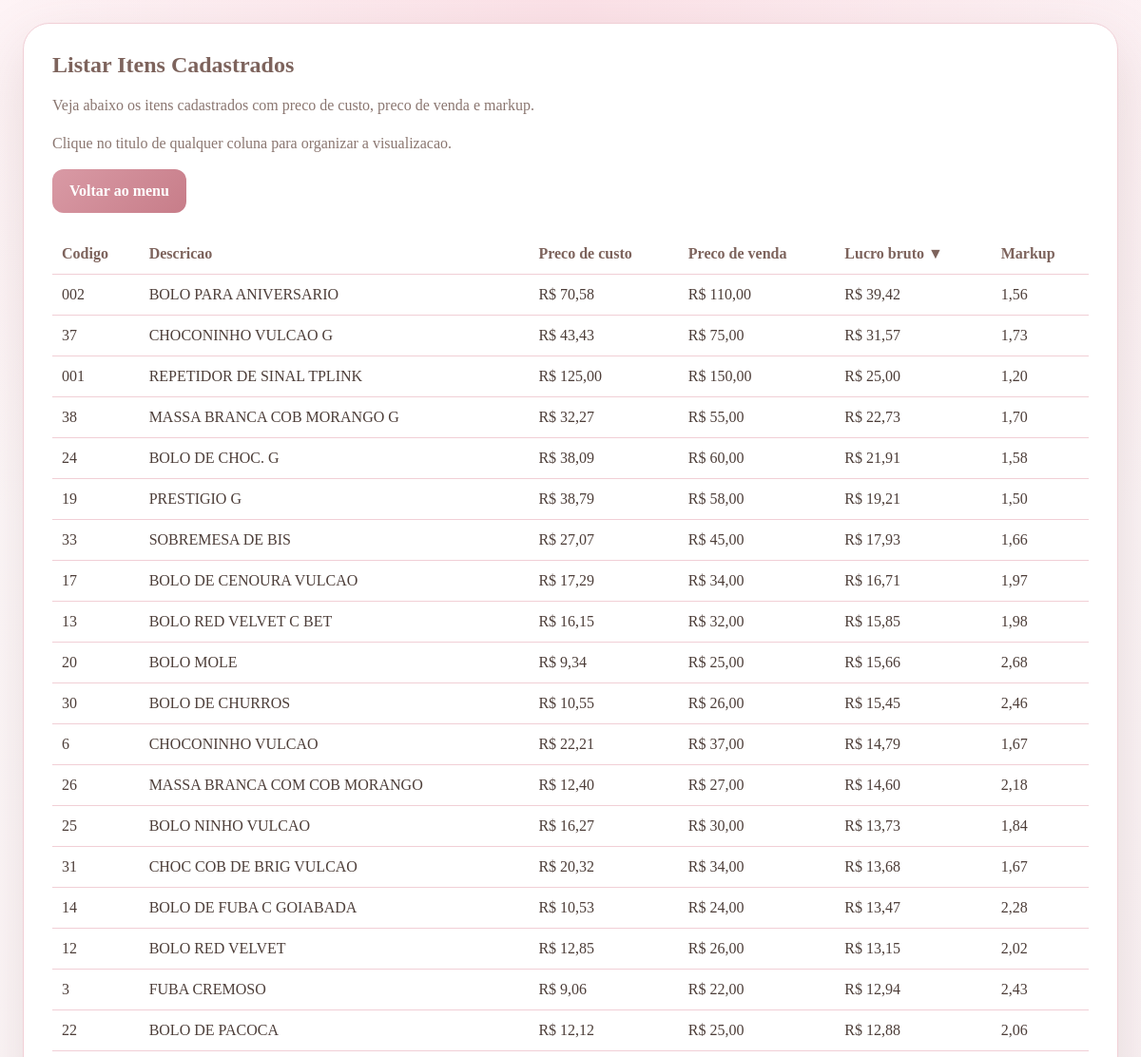
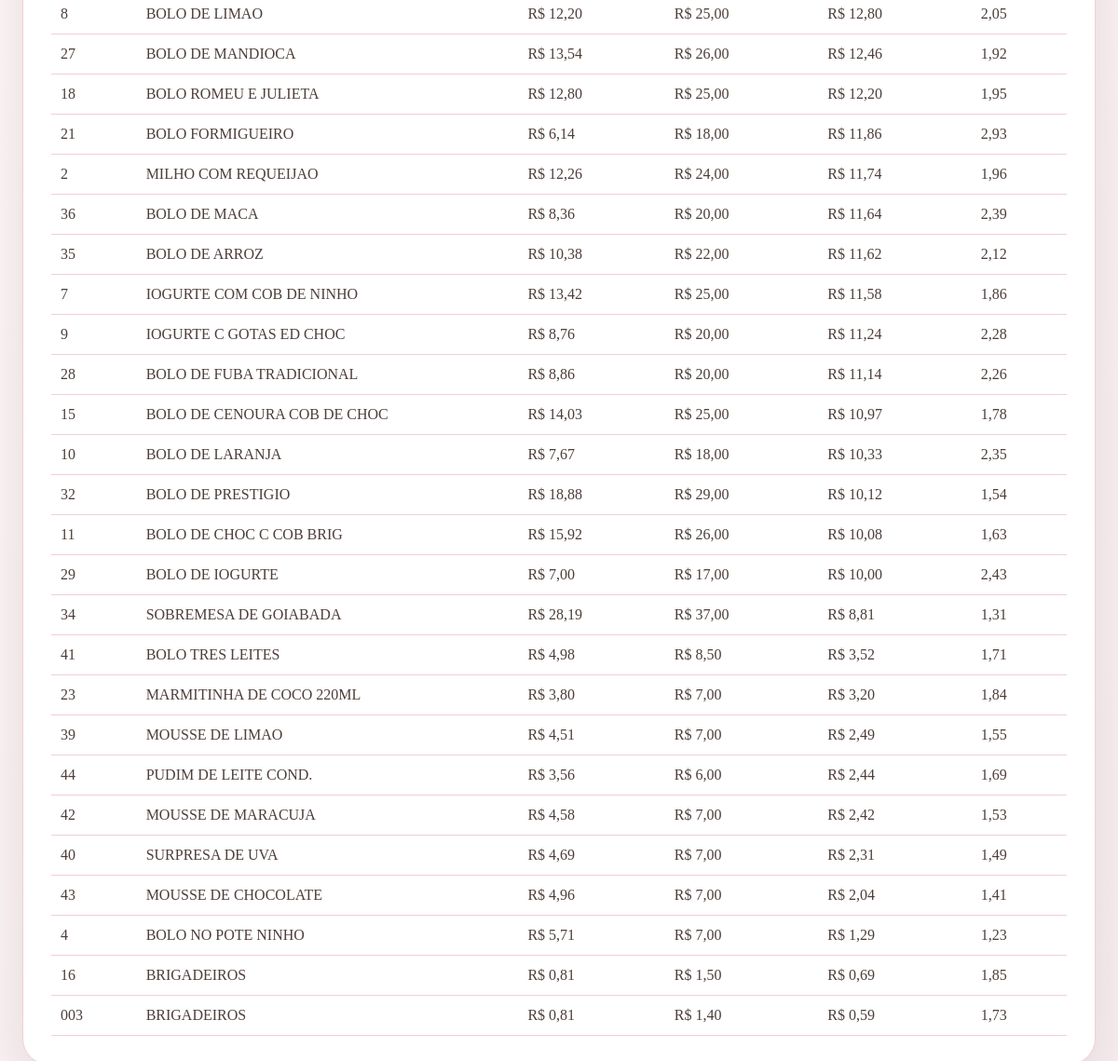
Page /listar-itens.php (signed in) on the committed database (2 pictures, top to bottom).
### tables this page shows
CREATE TABLE IF NOT EXISTS itens (
    id INT UNSIGNED AUTO_INCREMENT PRIMARY KEY,
    codigo_produto VARCHAR(50) NOT NULL UNIQUE,
    nome_produto VARCHAR(150) NOT NULL,
    ncm VARCHAR(20) NOT NULL,
    preco_custo DECIMAL(10,2) NOT NULL,
    preco_venda DECIMAL(10,2) NOT NULL,
    criado_em TIMESTAMP DEFAULT CURRENT_TIMESTAMP
);

### listar-itens.php (the view, shortened to what this page needs)
<?php
require __DIR__ . '/db.php';
$ordenacoesPermitidas = [
    'codigo_produto' => 'codigo_produto',
    'nome_produto' => 'nome_produto',
    'preco_custo' => 'preco_custo',
    'preco_venda' => 'preco_venda',
    'lucro_bruto' => 'lucro_bruto',
    'markup' => 'markup',
];
$ordenarPor = $_GET['ordenar_por'] ?? 'lucro_bruto';
$direcao = strtolower($_GET['direcao'] ?? 'desc');
$stmt = $pdo->query(
    'SELECT
        codigo_produto,
        nome_produto,
        preco_custo,
        preco_venda,
        (preco_venda - preco_custo) AS lucro_bruto,
        CASE
            WHEN preco_custo > 0 THEN preco_venda / preco_custo
            ELSE 0
        END AS markup
     FROM itens
     ORDER BY ' . $ordenacoesPermitidas[$ordenarPor] . ' ' . strtoupper($direcao) . ', nome_produto ASC'
);
$itens = $stmt->fetchAll();
function linkOrdenacao(string $colunaAtual, string $ordenarPor, string $direcao): string
{
    $novaDirecao = 'asc';
    return 'listar-itens.php?ordenar_por=' . urlencode($colunaAtual) . '&direcao=' . urlencode($novaDirecao);
}
function indicadorOrdenacao(string $colunaAtual, string $ordenarPor, string $direcao): string
{
    if ($colunaAtual !== $ordenarPor) {
        return '';
    }
    return $direcao === 'asc' ? ' ▲' : ' ▼';
}
?>
<!DOCTYPE html>
<html lang="pt-BR">
<head>
</head>
<body>
    <main class="layout">
        <section class="card">
            <h1>Listar Itens Cadastrados</h1>
            <p class="lead">Veja abaixo os itens cadastrados com preco de custo, preco de venda e markup.</p>
            <p class="sort-info">Clique no titulo de qualquer coluna para organizar a visualizacao.</p>
            <div class="actions">
                <a class="button" href="dashboard.php">Voltar ao menu</a>
            </div>
            <?php if ($itens): ?>
                <div class="table-wrap">
                    <table>
                        <thead>
                            <tr>
                                <th><a class="sort-link" href="<?= htmlspecialchars(linkOrdenacao('codigo_produto', $ordenarPor, $direcao), ENT_QUOTES, 'UTF-8') ?>">Codigo</a></th>
                                <th><a class="sort-link" href="<?= htmlspecialchars(linkOrdenacao('nome_produto', $ordenarPor, $direcao), ENT_QUOTES, 'UTF-8') ?>">Descricao</a></th>
                                <th><a class="sort-link" href="<?= htmlspecialchars(linkOrdenacao('preco_custo', $ordenarPor, $direcao), ENT_QUOTES, 'UTF-8') ?>">Preco de custo</a></th>
                                <th><a class="sort-link" href="<?= htmlspecialchars(linkOrdenacao('preco_venda', $ordenarPor, $direcao), ENT_QUOTES, 'UTF-8') ?>">Preco de venda</a></th>
                                <th><a class="sort-link" href="<?= htmlspecialchars(linkOrdenacao('lucro_bruto', $ordenarPor, $direcao), ENT_QUOTES, 'UTF-8') ?>">Lucro bruto<?= htmlspecialchars(indicadorOrdenacao('lucro_bruto', $ordenarPor, $direcao), ENT_QUOTES, 'UTF-8') ?></a></th>
                                <th><a class="sort-link" href="<?= htmlspecialchars(linkOrdenacao('markup', $ordenarPor, $direcao), ENT_QUOTES, 'UTF-8') ?>">Markup</a></th>
                            </tr>
                        </thead>
                        <tbody>
                            <?php foreach ($itens as $item): ?>
                                <?php
                                $precoCusto = (float) $item['preco_custo'];
                                $precoVenda = (float) $item['preco_venda'];
                                $lucroBruto = (float) $item['lucro_bruto'];
                                $markup = (float) $item['markup'];
                                ?>
                                <tr>
                                    <td><?= htmlspecialchars($item['codigo_produto'], ENT_QUOTES, 'UTF-8') ?></td>
                                    <td><?= htmlspecialchars($item['nome_produto'], ENT_QUOTES, 'UTF-8') ?></td>
                                    <td class="money">R$ <?= htmlspecialchars(number_format($precoCusto, 2, ',', '.'), ENT_QUOTES, 'UTF-8') ?></td>
                                    <td class="money">R$ <?= htmlspecialchars(number_format($precoVenda, 2, ',', '.'), ENT_QUOTES, 'UTF-8') ?></td>
                                    <td class="money">R$ <?= htmlspecialchars(number_format($lucroBruto, 2, ',', '.'), ENT_QUOTES, 'UTF-8') ?></td>
                                    <td class="money"><?= htmlspecialchars(number_format($markup, 2, ',', '.'), ENT_QUOTES, 'UTF-8') ?></td>
                                </tr>
                            <?php endforeach; ?>
                        </tbody>
                    </table>
                </div>
            <?php else: ?>
                <p class="lead">Nenhum item cadastrado no momento.</p>
            <?php endif; ?>
        </section>
    </main>
</body>
</html>

### listar-itens.php (style rules this page uses)
:root { --primary: #d99aa5; --primary-dark: #c77d89; --secondary: #7d635c; --text: #4d3e39; --muted: #8a7670; --border: #f1cfd6; --shadow: rgba(125, 99, 92, 0.18); }
* { box-sizing: border-box; }
body { margin: 0; min-height: 100vh; padding: 24px; font-family: Georgia, "Times New Roman", serif; background: radial-gradient(circle at top, #fbe1e7 0%, transparent 34%), linear-gradient(135deg, #fffafb 0%, #f8eef1 100%); color: var(--text); }
.layout { width: min(1180px, 100%); margin: 0 auto; display: grid; gap: 24px; }
.card { background: #fff; border: 1px solid var(--border); border-radius: 28px; padding: 30px; box-shadow: 0 24px 60px var(--shadow); }
h1 { margin-top: 0; color: var(--secondary); }
.lead { color: var(--muted); margin-bottom: 22px; }
.actions { display: flex; gap: 12px; flex-wrap: wrap; margin-bottom: 22px; }
.button { padding: 14px 18px; border: 0; border-radius: 12px; background: linear-gradient(135deg, var(--primary) 0%, var(--primary-dark) 100%); color: #fff; text-decoration: none; font-size: 1rem; font-weight: bold; cursor: pointer; }
.sort-info { margin-bottom: 18px; color: var(--muted); }
.sort-link { color: inherit; text-decoration: none; }
.table-wrap { overflow-x: auto; }
table { width: 100%; border-collapse: collapse; }
th, td { padding: 12px 10px; border-bottom: 1px solid var(--border); text-align: left; vertical-align: top; }
th { color: var(--secondary); white-space: nowrap; }
td.money { white-space: nowrap; }

### rows in the picture
itens: codigo_produto "002", nome_produto "BOLO PARA ANIVERSARIO", preco_custo "70,58", preco_venda "110,00", lucroBruto "39,42", markup "1,56"
itens: codigo_produto "37", nome_produto "CHOCONINHO VULCAO G", preco_custo "43,43", preco_venda "75,00", lucroBruto "31,57", markup "1,73"
itens: codigo_produto "001", nome_produto "REPETIDOR DE SINAL TPLINK", preco_custo "125,00", preco_venda "150,00", lucroBruto "25,00", markup "1,20"
itens: codigo_produto "38", nome_produto "MASSA BRANCA COB MORANGO G", preco_custo "32,27", preco_venda "55,00", lucroBruto "22,73", markup "1,70"
itens: codigo_produto "24", nome_produto "BOLO DE CHOC. G", preco_custo "38,09", preco_venda "60,00", lucroBruto "21,91", markup "1,58"
itens: codigo_produto "19", nome_produto "PRESTIGIO G", preco_custo "38,79", preco_venda "58,00", lucroBruto "19,21", markup "1,50"
itens: codigo_produto "33", nome_produto "SOBREMESA DE BIS", preco_custo "27,07", preco_venda "45,00", lucroBruto "17,93", markup "1,66"
itens: codigo_produto "17", nome_produto "BOLO DE CENOURA VULCAO", preco_custo "17,29", preco_venda "34,00", lucroBruto "16,71", markup "1,97"
itens: codigo_produto "13", nome_produto "BOLO RED VELVET C BET", preco_custo "16,15", preco_venda "32,00", lucroBruto "15,85", markup "1,98"
itens: codigo_produto "20", nome_produto "BOLO MOLE", preco_custo "9,34", preco_venda "25,00", lucroBruto "15,66", markup "2,68"
itens: codigo_produto "30", nome_produto "BOLO DE CHURROS", preco_custo "10,55", preco_venda "26,00", lucroBruto "15,45", markup "2,46"
itens: codigo_produto "6", nome_produto "CHOCONINHO VULCAO", preco_custo "22,21", preco_venda "37,00", lucroBruto "14,79", markup "1,67"
itens: codigo_produto "26", nome_produto "MASSA BRANCA COM COB MORANGO", preco_custo "12,40", preco_venda "27,00", lucroBruto "14,60", markup "2,18"
itens: codigo_produto "25", nome_produto "BOLO NINHO VULCAO", preco_custo "16,27", preco_venda "30,00", lucroBruto "13,73", markup "1,84"
itens: codigo_produto "31", nome_produto "CHOC COB DE BRIG VULCAO", preco_custo "20,32", preco_venda "34,00", lucroBruto "13,68", markup "1,67"
itens: codigo_produto "14", nome_produto "BOLO DE FUBA C GOIABADA", preco_custo "10,53", preco_venda "24,00", lucroBruto "13,47", markup "2,28"
itens: codigo_produto "12", nome_produto "BOLO RED VELVET", preco_custo "12,85", preco_venda "26,00", lucroBruto "13,15", markup "2,02"
itens: codigo_produto "3", nome_produto "FUBA CREMOSO", preco_custo "9,06", preco_venda "22,00", lucroBruto "12,94", markup "2,43"
itens: codigo_produto "22", nome_produto "BOLO DE PACOCA", preco_custo "12,12", preco_venda "25,00", lucroBruto "12,88", markup "2,06"
itens: codigo_produto "8", nome_produto "BOLO DE LIMAO", preco_custo "12,20", preco_venda "25,00", lucroBruto "12,80", markup "2,05"
itens: codigo_produto "27", nome_produto "BOLO DE MANDIOCA", preco_custo "13,54", preco_venda "26,00", lucroBruto "12,46", markup "1,92"
itens: codigo_produto "18", nome_produto "BOLO ROMEU E JULIETA", preco_custo "12,80", preco_venda "25,00", lucroBruto "12,20", markup "1,95"
itens: codigo_produto "21", nome_produto "BOLO FORMIGUEIRO", preco_custo "6,14", preco_venda "18,00", lucroBruto "11,86", markup "2,93"
itens: codigo_produto "2", nome_produto "MILHO COM REQUEIJAO", preco_custo "12,26", preco_venda "24,00", lucroBruto "11,74", markup "1,96"
itens: codigo_produto "36", nome_produto "BOLO DE MACA", preco_custo "8,36", preco_venda "20,00", lucroBruto "11,64", markup "2,39"
itens: codigo_produto "35", nome_produto "BOLO DE ARROZ", preco_custo "10,38", preco_venda "22,00", lucroBruto "11,62", markup "2,12"
itens: codigo_produto "7", nome_produto "IOGURTE COM COB DE NINHO", preco_custo "13,42", preco_venda "25,00", lucroBruto "11,58", markup "1,86"
itens: codigo_produto "9", nome_produto "IOGURTE C GOTAS ED CHOC", preco_custo "8,76", preco_venda "20,00", lucroBruto "11,24", markup "2,28"
itens: codigo_produto "28", nome_produto "BOLO DE FUBA TRADICIONAL", preco_custo "8,86", preco_venda "20,00", lucroBruto "11,14", markup "2,26"
itens: codigo_produto "15", nome_produto "BOLO DE CENOURA COB DE CHOC", preco_custo "14,03", preco_venda "25,00", lucroBruto "10,97", markup "1,78"
itens: codigo_produto "10", nome_produto "BOLO DE LARANJA", preco_custo "7,67", preco_venda "18,00", lucroBruto "10,33", markup "2,35"
itens: codigo_produto "32", nome_produto "BOLO DE PRESTIGIO", preco_custo "18,88", preco_venda "29,00", lucroBruto "10,12", markup "1,54"
itens: codigo_produto "11", nome_produto "BOLO DE CHOC C COB BRIG", preco_custo "15,92", preco_venda "26,00", lucroBruto "10,08", markup "1,63"
itens: codigo_produto "29", nome_produto "BOLO DE IOGURTE", preco_custo "7,00", preco_venda "17,00", lucroBruto "10,00", markup "2,43"
itens: codigo_produto "34", nome_produto "SOBREMESA DE GOIABADA", preco_custo "28,19", preco_venda "37,00", lucroBruto "8,81", markup "1,31"
itens: codigo_produto "41", nome_produto "BOLO TRES LEITES", preco_custo "4,98", preco_venda "8,50", lucroBruto "3,52", markup "1,71"
itens: codigo_produto "23", nome_produto "MARMITINHA DE COCO 220ML", preco_custo "3,80", preco_venda "7,00", lucroBruto "3,20", markup "1,84"
itens: codigo_produto "39", nome_produto "MOUSSE DE LIMAO", preco_custo "4,51", preco_venda "7,00", lucroBruto "2,49", markup "1,55"
itens: codigo_produto "44", nome_produto "PUDIM DE LEITE COND.", preco_custo "3,56", preco_venda "6,00", lucroBruto "2,44", markup "1,69"
itens: codigo_produto "42", nome_produto "MOUSSE DE MARACUJA", preco_custo "4,58", preco_venda "7,00", lucroBruto "2,42", markup "1,53"
itens: codigo_produto "40", nome_produto "SURPRESA DE UVA", preco_custo "4,69", preco_venda "7,00", lucroBruto "2,31", markup "1,49"
itens: codigo_produto "43", nome_produto "MOUSSE DE CHOCOLATE", preco_custo "4,96", preco_venda "7,00", lucroBruto "2,04", markup "1,41"
itens: codigo_produto "4", nome_produto "BOLO NO POTE NINHO", preco_custo "5,71", preco_venda "7,00", lucroBruto "1,29", markup "1,23"
itens: codigo_produto "16", nome_produto "BRIGADEIROS", preco_custo "0,81", preco_venda "1,50", lucroBruto "0,69", markup "1,85"
itens: codigo_produto "003", nome_produto "BRIGADEIROS", preco_custo "0,81", preco_venda "1,40", lucroBruto "0,59", markup "1,73"

### other values in the picture
indicadorOrdenacao('lucro_bruto', $ordenarPor, $direcao) "▼"
